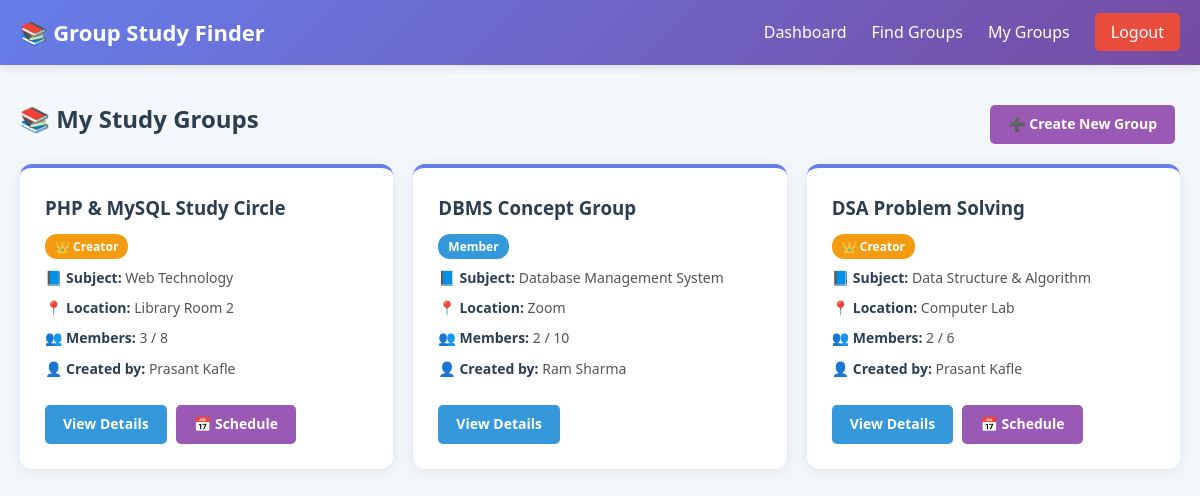
The page /user/my-groups.php (signed in) on the database its author committed.
### tables this page shows
CREATE TABLE IF NOT EXISTS study_groups (
  id          INT UNSIGNED AUTO_INCREMENT PRIMARY KEY,
  group_name  VARCHAR(150) NOT NULL,
  subject_id  INT UNSIGNED NOT NULL,
  description TEXT DEFAULT NULL,
  created_by  INT UNSIGNED NOT NULL,
  location    VARCHAR(200) DEFAULT NULL,
  study_type  ENUM('online', 'offline') NOT NULL DEFAULT 'offline',
  max_members INT UNSIGNED NOT NULL DEFAULT 10,
  status      ENUM('open', 'closed', 'full') NOT NULL DEFAULT 'open',
  created_at  TIMESTAMP DEFAULT CURRENT_TIMESTAMP,
  CONSTRAINT fk_groups_subject FOREIGN KEY (subject_id) REFERENCES subjects(id) ON DELETE RESTRICT,
  CONSTRAINT fk_groups_creator FOREIGN KEY (created_by) REFERENCES users(id) ON DELETE CASCADE
);

CREATE TABLE IF NOT EXISTS subjects (
  id           INT UNSIGNED AUTO_INCREMENT PRIMARY KEY,
  subject_name VARCHAR(100) NOT NULL,
  semester     TINYINT UNSIGNED DEFAULT NULL,
  created_at   TIMESTAMP DEFAULT CURRENT_TIMESTAMP
);

CREATE TABLE IF NOT EXISTS users (
  id         INT UNSIGNED AUTO_INCREMENT PRIMARY KEY,
  name       VARCHAR(100) NOT NULL,
  email      VARCHAR(150) NOT NULL UNIQUE,
  password   VARCHAR(255) NOT NULL,
  role       ENUM('student', 'admin') NOT NULL DEFAULT 'student',
  semester   TINYINT UNSIGNED DEFAULT NULL,
  phone      VARCHAR(20) DEFAULT NULL,
  bio        TEXT DEFAULT NULL,
  created_at TIMESTAMP DEFAULT CURRENT_TIMESTAMP
);

### user/my-groups.php (the view, shortened to what this page needs)
<?php
include '../db.php';
$user_id = $_SESSION['user_id'];
$groups = mysqli_query($conn, "SELECT g.*, s.subject_name, u.name as creator_name, gm.role,
                                (SELECT COUNT(*) FROM group_members WHERE group_id = g.id) as member_count
                                FROM study_groups g
                                JOIN group_members gm ON g.id = gm.group_id
                                JOIN subjects s ON g.subject_id = s.id
                                JOIN users u ON g.created_by = u.id
                                WHERE gm.user_id = $user_id
                                ORDER BY gm.joined_at DESC");
?>
<!DOCTYPE html>
<html lang="en">
<head>
    <link rel="stylesheet" href="../assets/css/style.css">
</head>
<body>
    <nav class="navbar">
        <div class="nav-container">
            <a href="../index.php" class="logo">📚 Group Study Finder</a>
            <ul class="nav-links">
                <li><a href="dashboard.php">Dashboard</a></li>
                <li><a href="find-groups.php">Find Groups</a></li>
                <li><a href="my-groups.php">My Groups</a></li>
                <li><a href="../logout.php" class="btn-logout">Logout</a></li>
            </ul>
        </div>
    </nav>
    <div class="dashboard-container">
        <div style="display: flex; justify-content: space-between; align-items: center; margin-bottom: 20px;">
            <h2 style="color: #2c3e50;">📚 My Study Groups</h2>
            <a href="create-group.php" class="btn-create">➕ Create New Group</a>
        </div>
        <?php if (mysqli_num_rows($groups) == 0): ?>
            <div class="form-box" style="text-align: center;">
                <h3>😔 You haven't joined any groups yet!</h3>
                <p style="margin: 15px 0;"><a href="find-groups.php" class="btn-view">Find Groups to Join</a></p>
                <p>or <a href="create-group.php" class="btn-create">Create Your Own Group</a></p>
            </div>
        <?php else: ?>
            <div class="group-list">
                <?php while($g = mysqli_fetch_assoc($groups)) { ?>
                    <div class="group-card">
                        <h3><?= htmlspecialchars($g['group_name']) ?></h3>
                        <?php if ($g['role'] == 'creator'): ?>
                            <span class="badge" style="background: #f39c12; color: white;">👑 Creator</span>
                        <?php else: ?>
                            <span class="badge" style="background: #3498db; color: white;">Member</span>
                        <?php endif; ?>
                        <p class="group-info">📘 <strong>Subject:</strong> <?= htmlspecialchars($g['subject_name']) ?></p>
                        <p class="group-info">📍 <strong>Location:</strong> <?= htmlspecialchars($g['location']) ?></p>
                        <p class="group-info">👥 <strong>Members:</strong> <?= $g['member_count'] ?> / <?= $g['max_members'] ?></p>
                        <p class="group-info">👤 <strong>Created by:</strong> <?= htmlspecialchars($g['creator_name']) ?></p>
                        <div style="margin-top: 15px;">
                            <a href="group-details.php?id=<?= $g['id'] ?>" class="btn-view">View Details</a>
                            <?php if ($g['role'] == 'creator'): ?>
                                <a href="schedule.php?group_id=<?= $g['id'] ?>" class="btn-create">📅 Schedule</a>
                            <?php endif; ?>
                        </div>
                    </div>
                <?php } ?>
            </div>
        <?php endif; ?>
    </div>
</body>
</html>

### assets/css/style.css (style rules this page uses)
* { margin: 0; padding: 0; box-sizing: border-box; font-family: 'Segoe UI', Tahoma, Geneva, Verdana, sans-serif; }
body { background: #f4f7fc; color: #333; line-height: 1.6; }
a { text-decoration: none; color: inherit; }
.navbar { background: linear-gradient(135deg, #667eea 0%, #764ba2 100%); padding: 15px 0; box-shadow: 0 2px 10px rgba(0,0,0,0.1); position: sticky; top: 0; z-index: 1000; }
.nav-container { max-width: 1200px; margin: 0 auto; display: flex; justify-content: space-between; align-items: center; padding: 0 20px; }
.logo { color: white; font-size: 22px; font-weight: bold; }
.nav-links { list-style: none; display: flex; gap: 25px; align-items: center; }
.nav-links a { color: white; font-weight: 500; transition: opacity 0.3s; }
.btn-logout { background: #e74c3c; padding: 8px 16px; border-radius: 5px; }
.dashboard-container { max-width: 1200px; margin: 30px auto; padding: 0 20px; }
.group-list { display: grid; grid-template-columns: repeat(auto-fit, minmax(300px, 1fr)); gap: 20px; }
.group-card { background: white; padding: 25px; border-radius: 12px; box-shadow: 0 3px 15px rgba(0,0,0,0.08); border-top: 4px solid #667eea; transition: transform 0.3s; }
.group-card h3 { color: #2c3e50; margin-bottom: 10px; }
.group-info { margin: 8px 0; color: #555; font-size: 14px; }
.group-info strong { color: #2c3e50; }
.badge { display: inline-block; padding: 3px 10px; border-radius: 12px; font-size: 12px; font-weight: bold; margin-right: 5px; }
.btn-view, .btn-join, .btn-create { display: inline-block; padding: 8px 18px; border-radius: 5px; margin-top: 10px; margin-right: 5px; font-size: 14px; font-weight: bold; transition: opacity 0.3s; }
.btn-view { background: #3498db; color: white; }
.btn-create { background: #9b59b6; color: white; }

### rows shown on the page
study_groups: group_name "PHP & MySQL Study Circle", shows "👑 Creator", subject.subject_name "Web Technology", location "Library Room 2", member_count "3", max_members "8", created_by.name "Prasant Kafle"
study_groups: group_name "DBMS Concept Group", shows "Member", subject.subject_name "Database Management System", location "Zoom", member_count "2", max_members "10", created_by.name "Ram Sharma"
study_groups: group_name "DSA Problem Solving", shows "👑 Creator", subject.subject_name "Data Structure & Algorithm", location "Computer Lab", member_count "2", max_members "6", created_by.name "Prasant Kafle"
